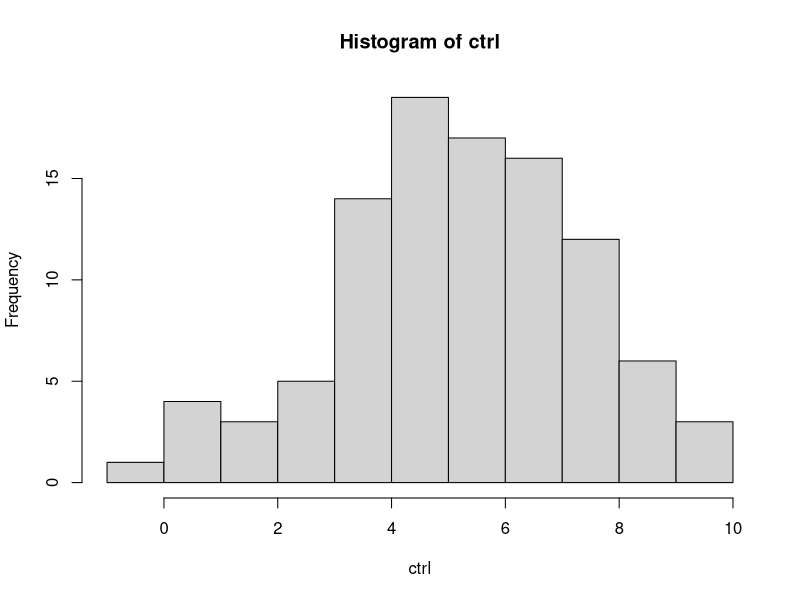
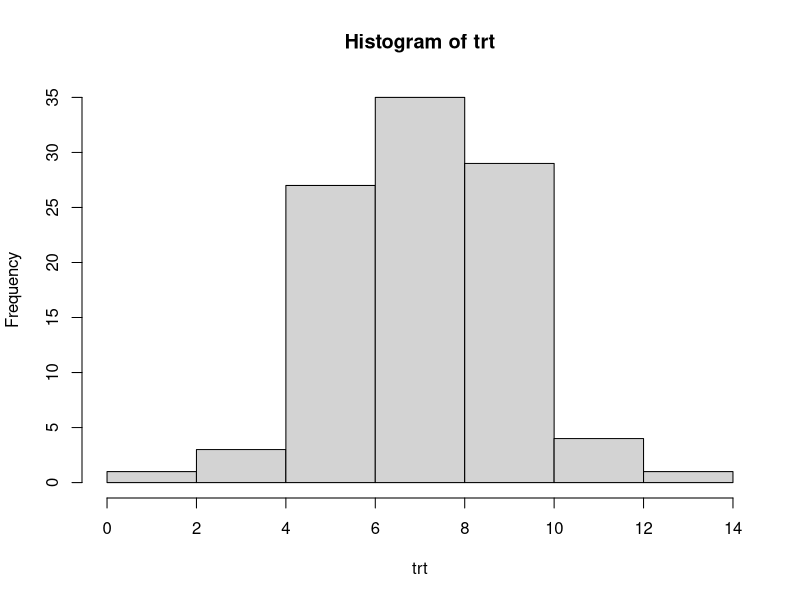
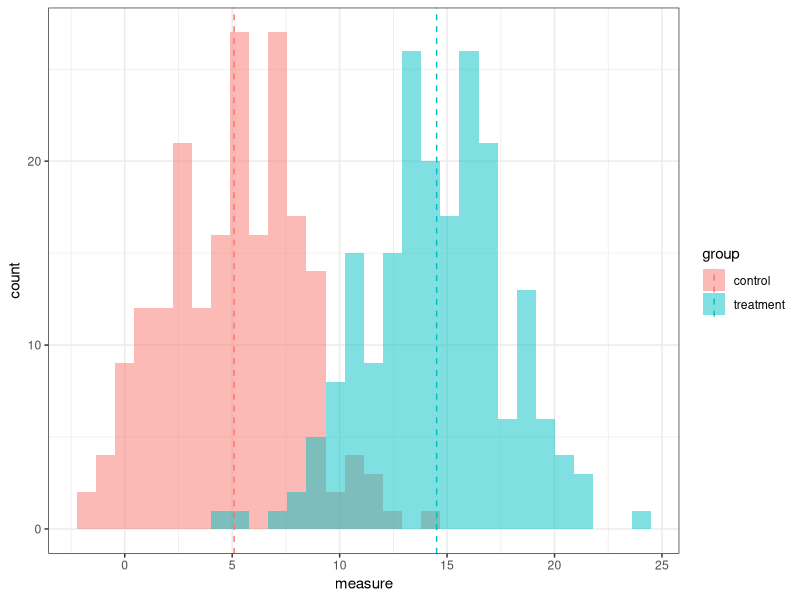
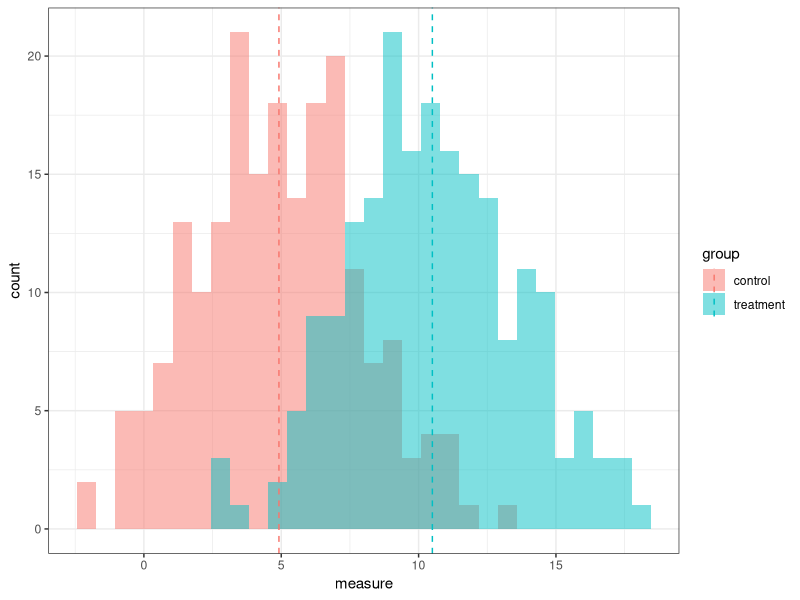
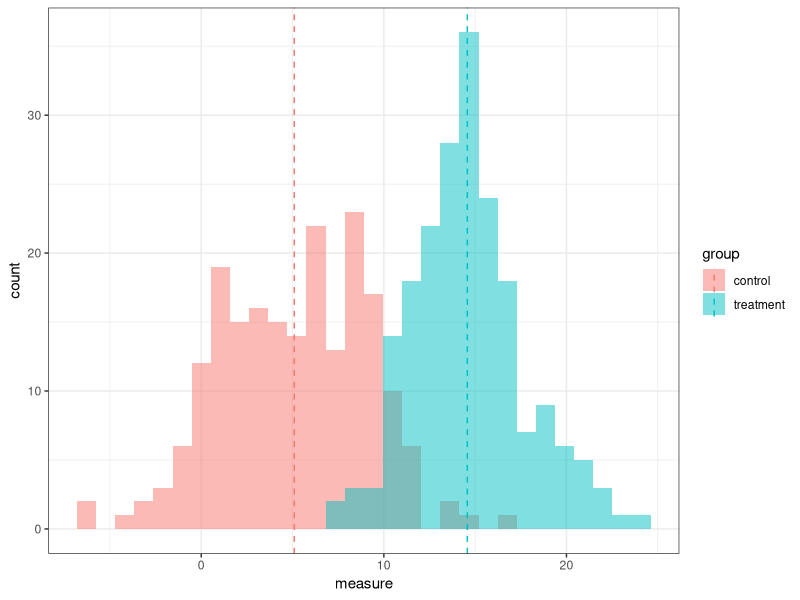
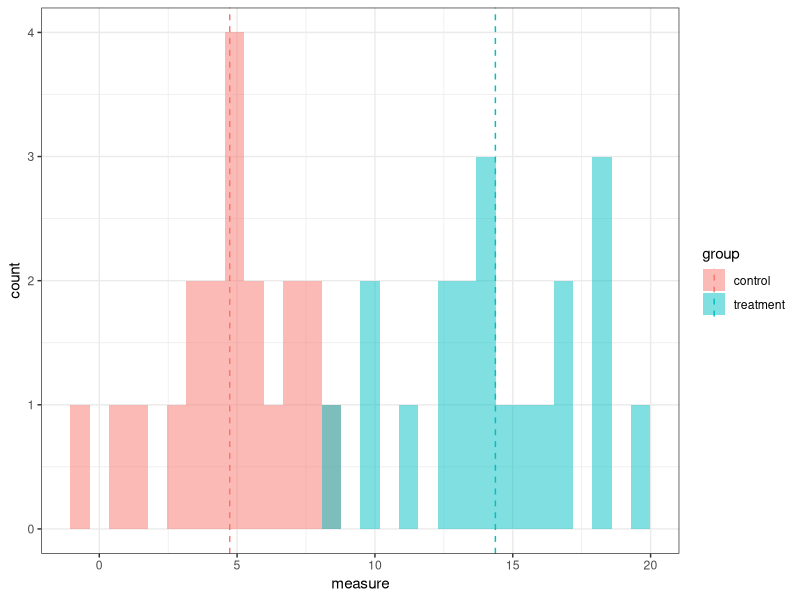
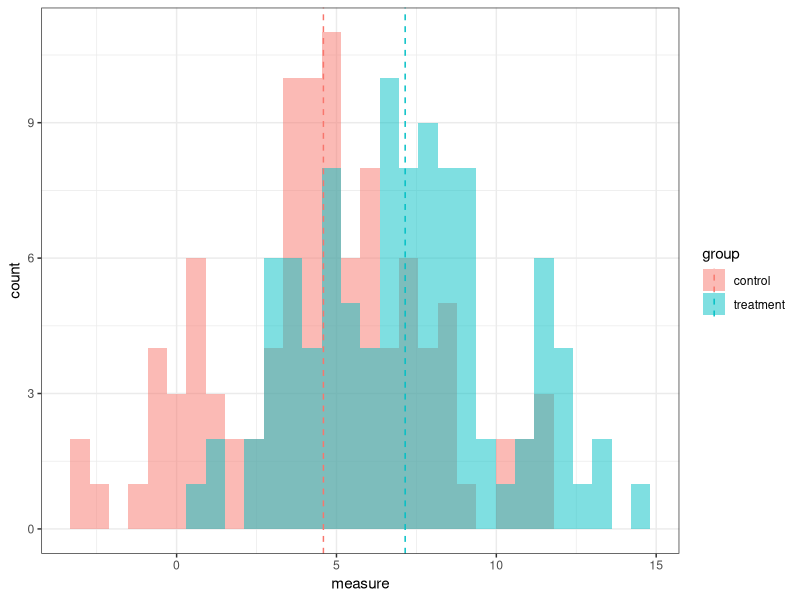
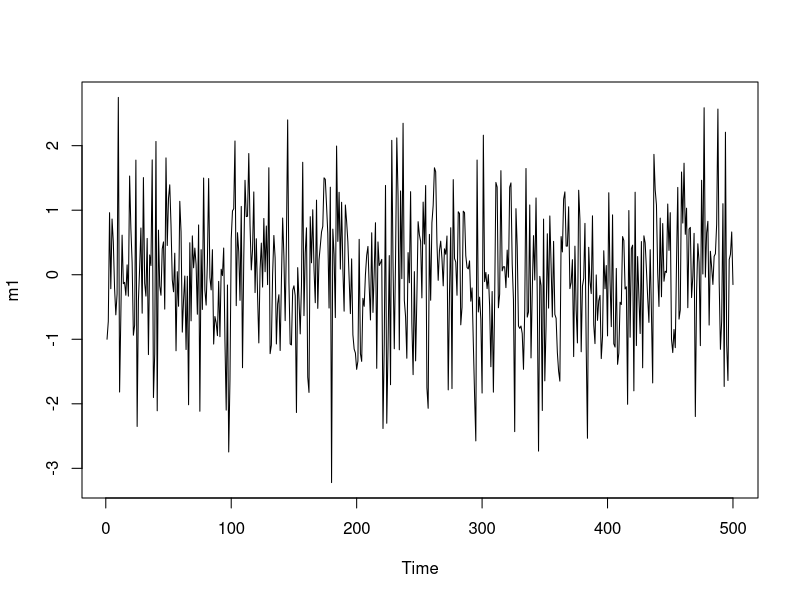

Reproduce these figures in R, in order.
##power analysis simulation
library(ggplot2)
library(plyr)

ctrl<-rnorm(100,5,sd =2)
trt<-rnorm(100,7,sd =2)

hist(ctrl)
hist(trt)

###first groups
df <- data.frame(
  group=factor(rep(c("control", "treatment"), each=200)),
  measure=(c(rnorm(200, mean=5, sd=3), rnorm(200, mean=15, sd=3)))
)

df
mu <- ddply(df, "group", summarise, grp.mean=mean(measure))

ggplot(df, aes(x=measure, fill=group)) +
  geom_histogram( alpha=0.5, position="identity")+
  geom_vline(data=mu, aes(xintercept=grp.mean, color=group),
             linetype="dashed")+
  theme_bw()


### Second groups: smaller difference in means
df1 <- data.frame(
  group=factor(rep(c("control", "treatment"), each=200)),
  measure=(c(rnorm(200, mean=5, sd=3), rnorm(200, mean=10, sd=3)))
)

df1
mu1 <- ddply(df1, "group", summarise, grp.mean=mean(measure))

ggplot(df1, aes(x=measure, fill=group)) +
  geom_histogram( alpha=0.5, position="identity")+
  geom_vline(data=mu1, aes(xintercept=grp.mean, color=group),
             linetype="dashed")+
  theme_bw()

### third groups: original difference in means but wider sd
df2 <- data.frame(
  group=factor(rep(c("control", "treatment"), each=200)),
  measure=(c(rnorm(200, mean=5, sd=4), rnorm(200, mean=15, sd=3)))
)

df2
mu2 <- ddply(df2, "group", summarise, grp.mean=mean(measure))

ggplot(df2, aes(x=measure, fill=group)) +
  geom_histogram( alpha=0.5, position="identity")+
  geom_vline(data=mu2, aes(xintercept=grp.mean, color=group),
             linetype="dashed")+
  theme_bw()

###fourth groups: smaller data size
df3 <- data.frame(
  group=factor(rep(c("control", "treatment"), each=20)),
  measure=(c(rnorm(20, mean=5, sd=3), rnorm(20, mean=15, sd=3)))
)

df3
mu3 <- ddply(df3, "group", summarise, grp.mean=mean(measure))

ggplot(df3, aes(x=measure, fill=group)) +
  geom_histogram( alpha=0.5, position="identity")+
  geom_vline(data=mu3, aes(xintercept=grp.mean, color=group),
             linetype="dashed")+
  theme_bw()

t.test(measure~group, data=df3)

###fifth groups:even smaller sample size and larger sd
df4 <- data.frame(
  group=factor(rep(c("control", "treatment"), each=100)),
  measure=(c(rnorm(100, mean=5, sd=3), rnorm(100, mean=7, sd=3)))
)

df4
mu4 <- ddply(df4, "group", summarise, grp.mean=mean(measure))

ggplot(df4, aes(x=measure, fill=group)) +
  geom_histogram( alpha=0.5, position="identity")+
  geom_vline(data=mu4, aes(xintercept=grp.mean, color=group),
             linetype="dashed")+
  theme_bw()

t.test(measure~group, data=df4)


### Time series simulation

e <- rnorm(500)
f <- rnorm(500, 1)
m1 <- arima.sim(model = list(c(ma=0.8,alpha=1,beta=10)),n=500)

plot(m1)

e <- rnorm(500,mean=0,sd=1)

##Take 2
t <- 1:50
alpha <- 15
beta <- -0.03
theta <- 1
ts <- alpha + beta * t + arima.sim(list(ma = theta), n = length(t))

plot(ts)

t1<-as.vector(t)
ts.df<-as.data.frame(cbind(t1,ts))
plot(ts.df)
ts.lm<-(lm(ts~t1, data=ts.df))


plot(ts, xlab = "Year", ylab = "population index")
abline(ts.lm)

newx<-seq(min(ts.df$t1),max(ts.df$t1),1)
b<-predict(ts.lm,newdata=data.frame(t1=newx),interval="confidence")
plot(ts, xlab = "Year", ylab = "population index")
abline(ts.lm)
lines(newx,b[,2],lty=1,col="blue", lwd = 2)
lines(newx,b[,3],lty=1,col="blue", lwd = 2)


##Take 3
alpha <- 1
beta <- 0
theta <- 0.8
m_1 <- 0
for(i in 2:length(e)){
  m_1[i] <- alpha+beta*i+theta*m_1[i-1]+e[i]
}
plot(m_1)
